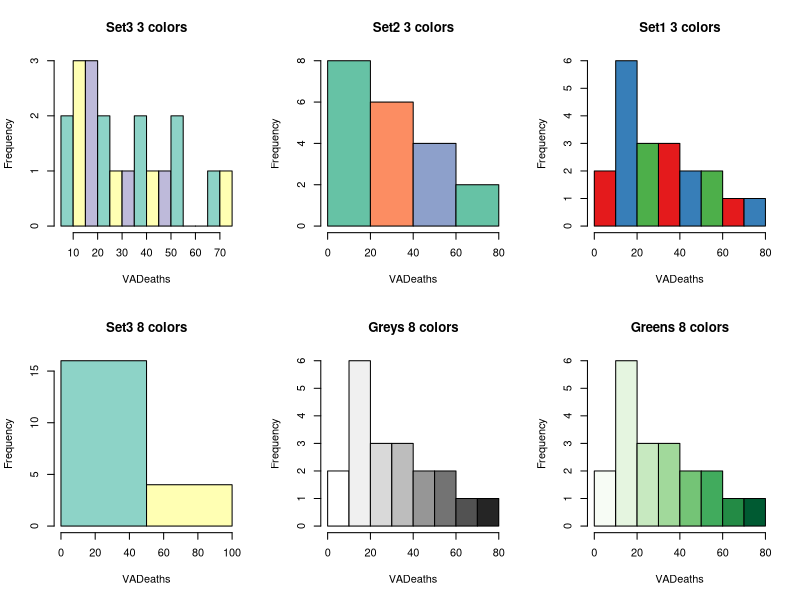
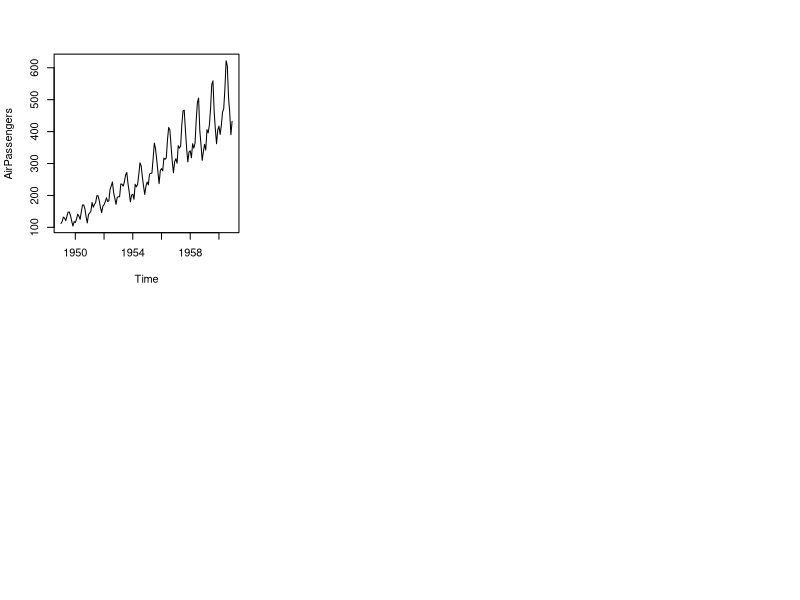
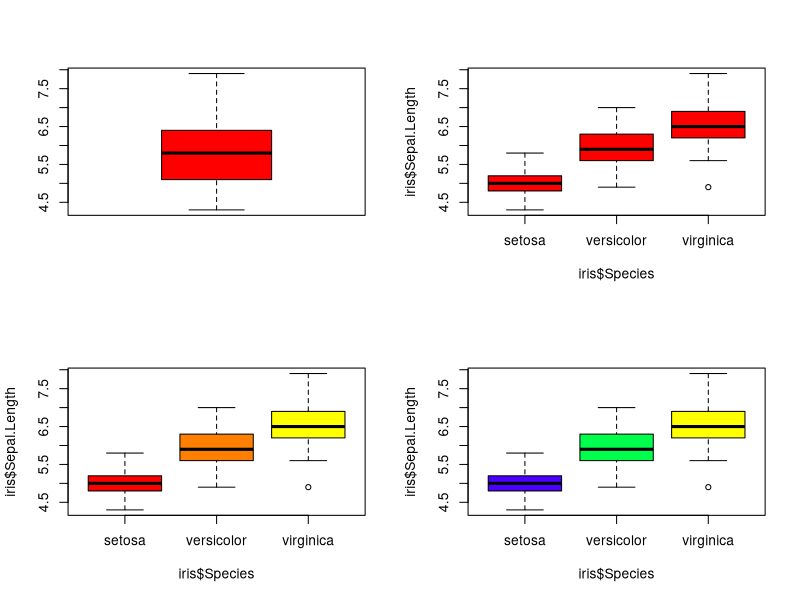
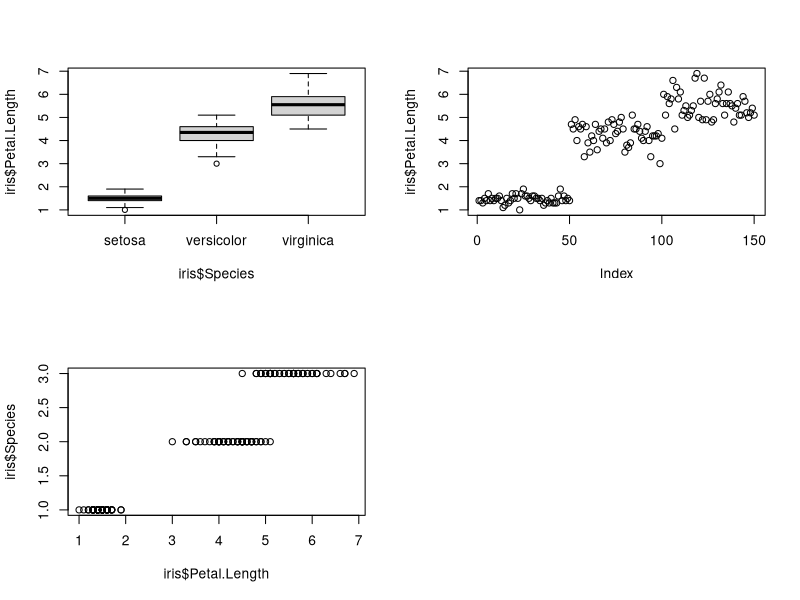
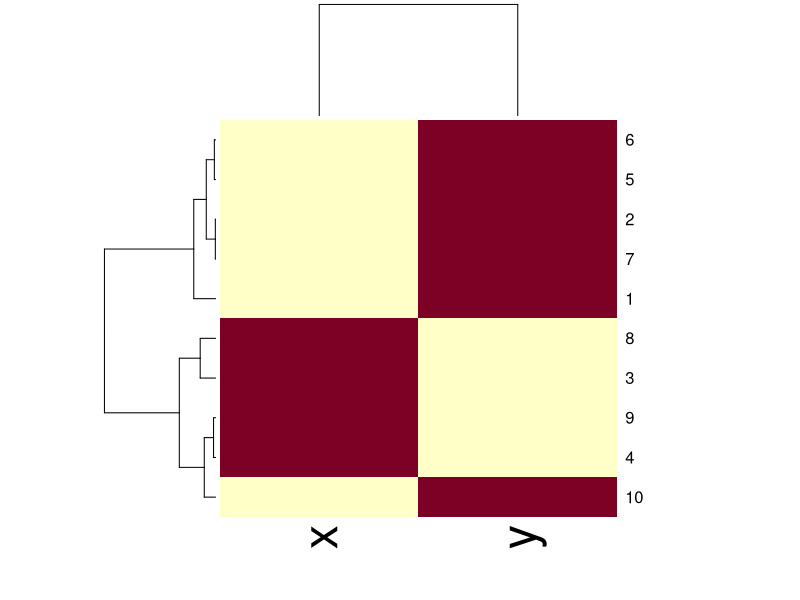

R code for these plots, in order: (Note: this script raises an error after producing the figures.)
# Histogram
library(RColorBrewer)
data(VADeaths)
par(mfrow=c(2,3))
hist(VADeaths,breaks=10, col=brewer.pal(3,"Set3"),main="Set3 3 colors")
hist(VADeaths,breaks=3 ,col=brewer.pal(3,"Set2"),main="Set2 3 colors")
hist(VADeaths,breaks=7, col=brewer.pal(3,"Set1"),main="Set1 3 colors")
hist(VADeaths,,breaks= 2, col=brewer.pal(8,"Set3"),main="Set3 8 colors")
hist(VADeaths,col=brewer.pal(8,"Greys"),main="Greys 8 colors")
hist(VADeaths,col=brewer.pal(8,"Greens"),main="Greens 8 colors")

# Line Chart
data(AirPassengers)
plot(AirPassengers,type="l") #Simple Line Plot

# Box plot
data(iris)
par(mfrow=c(2,2))
boxplot(iris$Sepal.Length,col="red")
boxplot(iris$Sepal.Length~iris$Species,col="red")
boxplot(iris$Sepal.Length~iris$Species,col=heat.colors(3))
boxplot(iris$Sepal.Length~iris$Species,col=topo.colors(3))
boxplot(iris$Petal.Length~iris$Species) #Creating Box Plot between two variable

# Scatter Plot 
plot(x=iris$Petal.Length) #Simple Scatter Plot
plot(x=iris$Petal.Length,y=iris$Species) #Multivariate Scatter Plot

# Heat Map
x <- rnorm(10, mean=rep(1:5, each=2), sd=0.7)
y <- rnorm(10, mean=rep(c(1,9), each=5), sd=0.1)
dataFrame <- data.frame(x=x, y=y)
set.seed(143)
dataMatrix <- as.matrix(dataFrame)[sample(1:10),]
heatmap(dataMatrix)

# Correlogram
#data("mtcars")
corr_matrix <- cor(mtcars) # with circles
corrplot(corr_matrix)

# with numbers and lower
corrplot(corr_matrix, method = 'number', type = "lower")


# Area Chart
data("airquality")
airquality %>%
  group_by(Day) %>%
  summarise(mean_wind = mean(Wind)) %>%
  ggplot() +
  geom_area(aes(x = Day, y = mean_wind)) +
  labs(
    title = "Area Chart of Average Wind per Day",
    subtitle = "using airquality data",
    y = "Mean Wind"
  )


